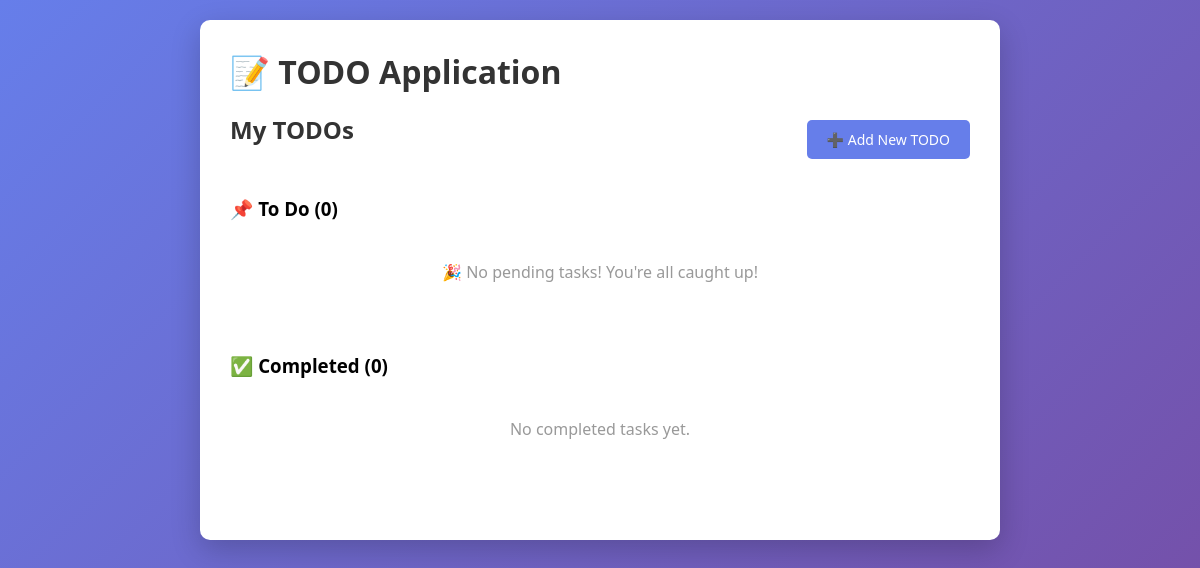
Before: / with the older database file.
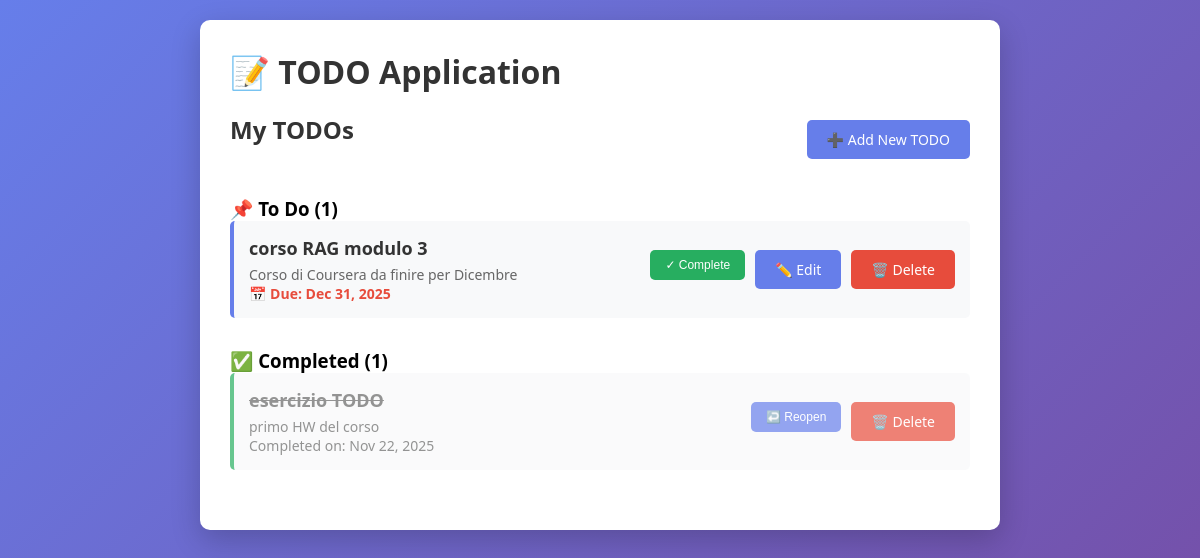
After: the same page with the newer database file.
### todos/models.py (models this page shows, shortened)
class Todo(models.Model):
    title = models.CharField(max_length=200)
    description = models.TextField(blank=True, null=True)
    due_date = models.DateField(blank=True, null=True)
    is_completed = models.BooleanField(default=False)
    created_at = models.DateTimeField(auto_now_add=True)
    updated_at = models.DateTimeField(auto_now=True)
    class Meta:
        ordering = ['-created_at']
        verbose_name = 'TODO'
        verbose_name_plural = 'TODOs'

### todos/views.py (the view)
# urls.py: path('', views.TodoListView.as_view(), name='todo-list'),
class TodoListView(ListView):
    model = Todo
    template_name = 'todos/todo_list.html'
    context_object_name = 'todos'
    def get_context_data(self, **kwargs):
        context = super().get_context_data(**kwargs)
        context['incomplete_todos'] = self.model.objects.filter(is_completed=False)
        context['completed_todos'] = self.model.objects.filter(is_completed=True)
        return context

### todos/templates/todos/todo_list.html (shortened to what this page needs)
{% extends 'todos/base.html' %}
{% block content %}
<div class="header-actions">
    <h2>My TODOs</h2>
    <a href="{% url 'todo-create' %}" class="btn">➕ Add New TODO</a>
</div>
<div class="todo-section">
    <h3>📌 To Do ({{ incomplete_todos.count }})</h3>
    {% if incomplete_todos %}
        {% for todo in incomplete_todos %}
        <div class="todo-item">
            <div class="todo-content">
                <div class="todo-title">{{ todo.title }}</div>
                <div class="todo-meta">
                    {% if todo.description %}
                        <p>{{ todo.description|truncatewords:20 }}</p>
                    {% endif %}
                    {% if todo.due_date %}
                        <span class="due-date">📅 Due: {{ todo.due_date|date:"M d, Y" }}</span>
                    {% endif %}
                </div>
            </div>
            <div class="todo-actions">
                <form method="post" action="{% url 'todo-toggle' todo.pk %}" style="display: inline;">
                    <button type="submit" class="btn btn-success">✓ Complete</button>
                </form>
                <a href="{% url 'todo-update' todo.pk %}" class="btn">✏️ Edit</a>
                <a href="{% url 'todo-delete' todo.pk %}" class="btn btn-danger">🗑️ Delete</a>
            </div>
        </div>
        {% endfor %}
    {% else %}
        <div class="empty-state">
            <p>🎉 No pending tasks! You're all caught up!</p>
        </div>
    {% endif %}
</div>
<div class="todo-section">
    <h3>✅ Completed ({{ completed_todos.count }})</h3>
    {% if completed_todos %}
        {% for todo in completed_todos %}
        <div class="todo-item completed">
            <div class="todo-content">
                <div class="todo-title">{{ todo.title }}</div>
                <div class="todo-meta">
                    {% if todo.description %}
                        <p>{{ todo.description|truncatewords:20 }}</p>
                    {% endif %}
                    <span>Completed on: {{ todo.updated_at|date:"M d, Y" }}</span>
                </div>
            </div>
            <div class="todo-actions">
                <form method="post" action="{% url 'todo-toggle' todo.pk %}" style="display: inline;">
                    <button type="submit" class="btn">↩️ Reopen</button>
                </form>
                <a href="{% url 'todo-delete' todo.pk %}" class="btn btn-danger">🗑️ Delete</a>
            </div>
        </div>
        {% endfor %}
    {% else %}
        <div class="empty-state">
            <p>No completed tasks yet.</p>
        </div>
    {% endif %}
</div>
{% endblock %}

### todos/templates/todos/base.html (shortened to what this page needs)
<!DOCTYPE html>
<html lang="en">
<head>
</head>
<body>
    <div class="container">
        <h1>📝 TODO Application</h1>
        {% block content %}
        {% endblock %}
    </div>
</body>
</html>

### todos/templates/todos/base.html (style rules this page uses)
* { margin: 0; padding: 0; box-sizing: border-box; }
body { font-family: 'Segoe UI', Tahoma, Geneva, Verdana, sans-serif; background: linear-gradient(135deg, #667eea 0%, #764ba2 100%); min-height: 100vh; padding: 20px; }
.container { max-width: 800px; margin: 0 auto; background: white; border-radius: 10px; box-shadow: 0 10px 30px rgba(0,0,0,0.2); padding: 30px; }
h1, h2 { color: #333; margin-bottom: 20px; }
.btn { display: inline-block; padding: 10px 20px; background: #667eea; color: white; text-decoration: none; border-radius: 5px; border: none; cursor: pointer; font-size: 14px; transition: background 0.3s; }
.btn-danger { background: #e74c3c; }
.btn-success { background: #27ae60; }

### todos/templates/todos/todo_list.html (style rules this page uses)
.header-actions { display: flex; justify-content: space-between; align-items: center; margin-bottom: 30px; }
.todo-section { margin-bottom: 30px; }
.todo-item { background: #f8f9fa; padding: 15px; margin-bottom: 10px; border-radius: 5px; border-left: 4px solid #667eea; display: flex; justify-content: space-between; align-items: center; }
.todo-item.completed { border-left-color: #27ae60; opacity: 0.7; }
.todo-content { flex: 1; }
.todo-title { font-size: 18px; font-weight: bold; margin-bottom: 5px; color: #333; }
.todo-item.completed .todo-title { text-decoration: line-through; color: #666; }
.todo-meta { font-size: 14px; color: #666; }
.todo-actions { display: flex; gap: 10px; }
.todo-actions a, .todo-actions form { margin: 0; }
.todo-actions button { padding: 8px 15px; font-size: 12px; }
.due-date { color: #e74c3c; font-weight: bold; }

Changed rows visible on the page:
added Todo: title "corso RAG modulo 3", description "Corso di Coursera da finire per Dicembre", due_date "Dec 31, 2025", shown under "📌 To Do (1)"
added Todo: title "esercizio TODO", description "primo HW del corso", updated_at "Nov 22, 2025", shown under "✅ Completed (1)"
Other visible differences:
{{ incomplete_todos.count }}: "0" → "1"
{{ completed_todos.count }}: "0" → "1"
text no longer shown: "🎉 No pending tasks! You're all caught up! No completed tasks yet."
